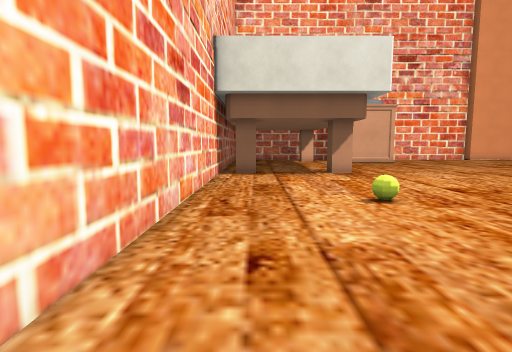
view 1 (above)

19 first-person views from a walk through a 3-D level made in the Godot game engine. The camera is 1.3 m above the floor, tilts 6° down and sees 80° across. The floor is counted in squares, 1 m on a side. Each view is taken from the middle of a square. On the plan, view 1 faces up. The plan holds only what a view shows up to about 14 squares ahead; the rest is blank. Flat picture figures and markers are left out. Characters and animated objects are not drawn. Some surface patterns are stand-ins.

view 2
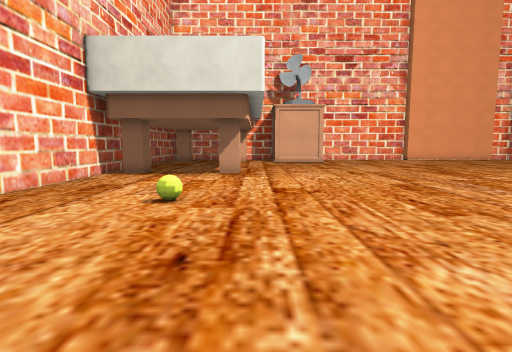

view 3
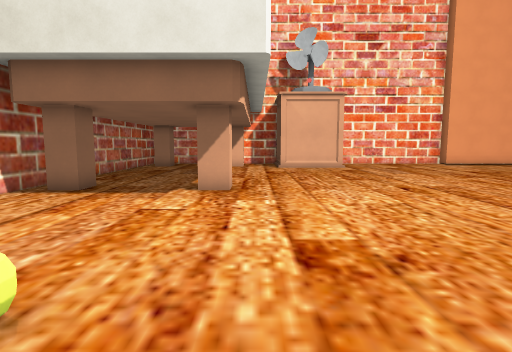

view 4
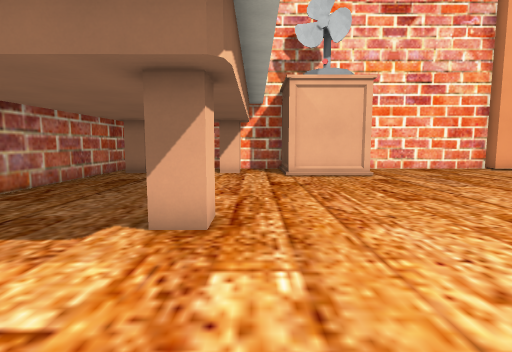

view 5
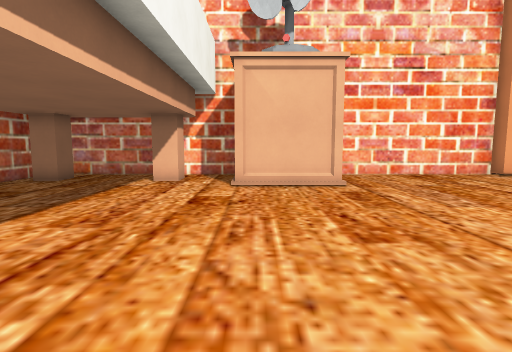

view 6
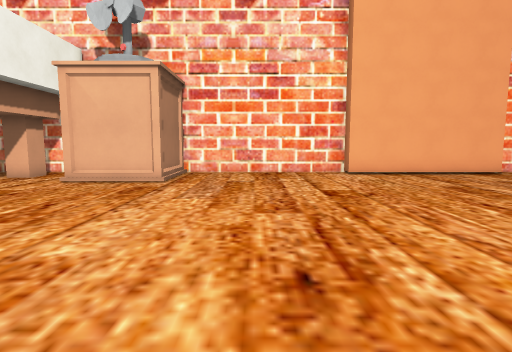

view 7
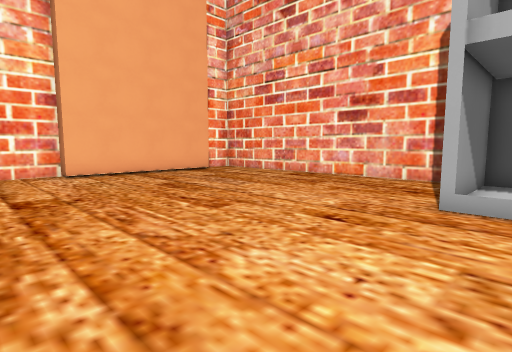

view 8
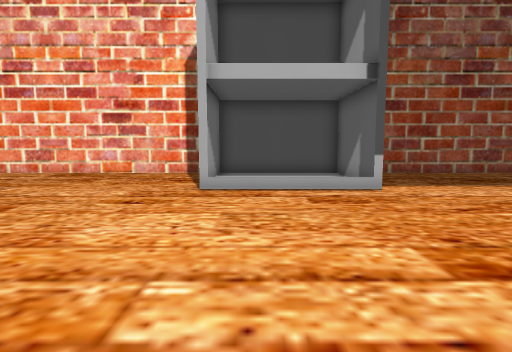

view 9
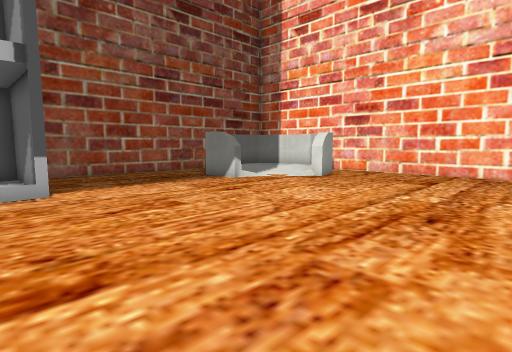

view 10
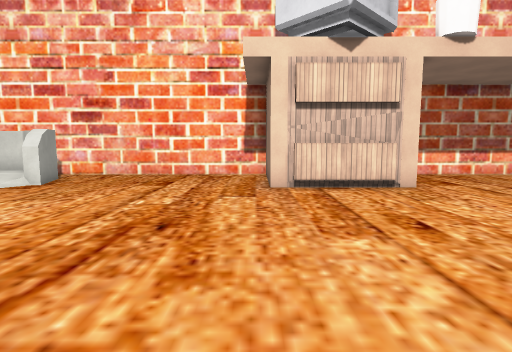

view 11
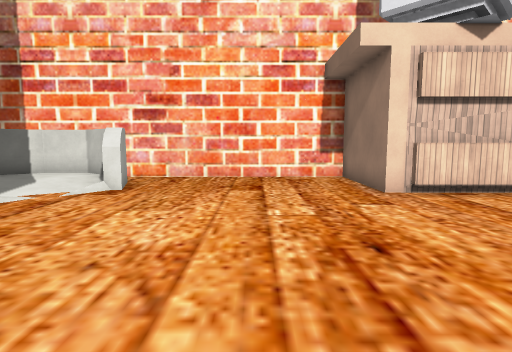

view 12
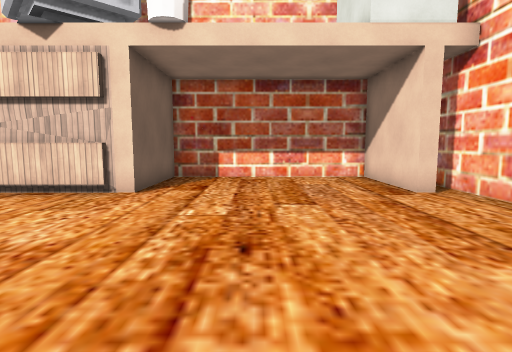

view 13
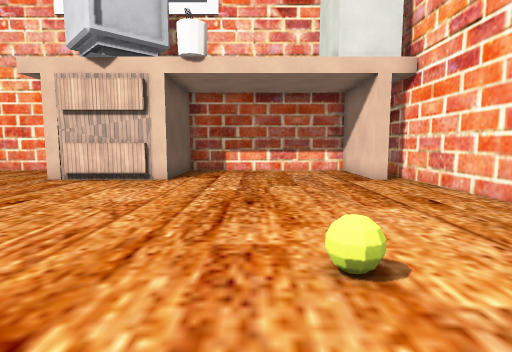

view 14
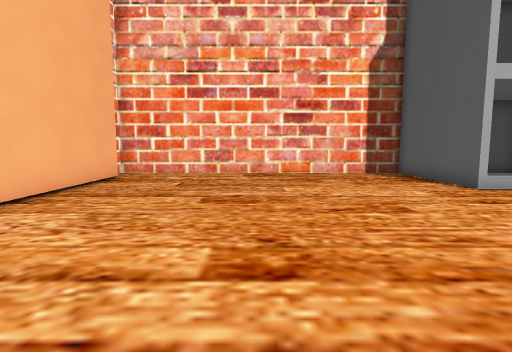

view 15
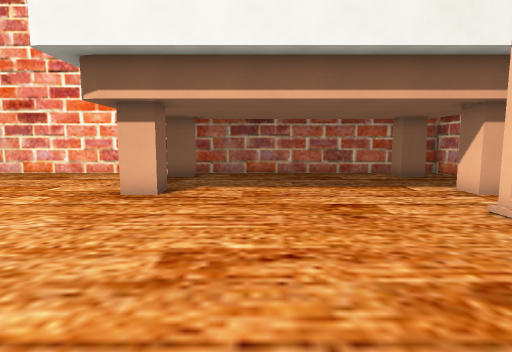

view 16
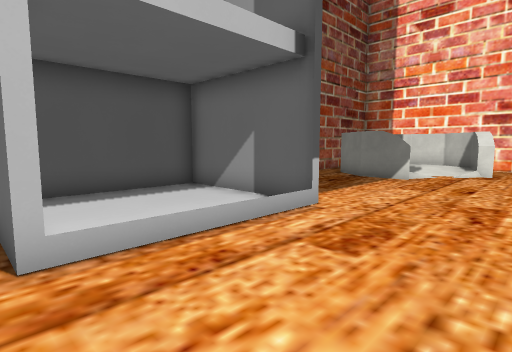

view 17
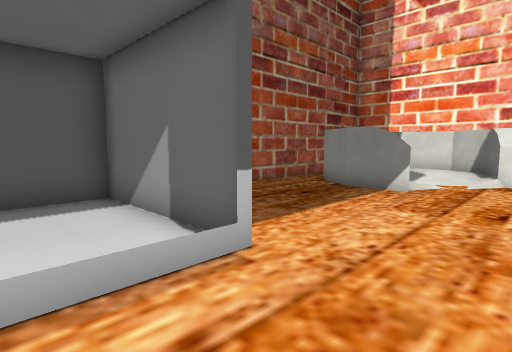

view 18
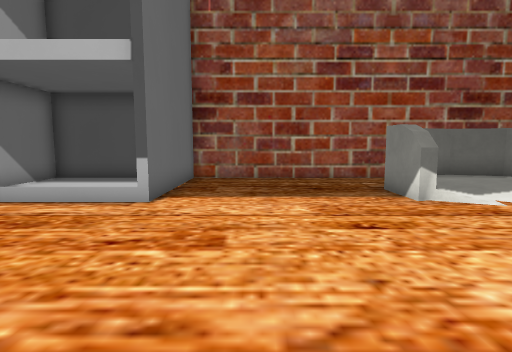

view 19
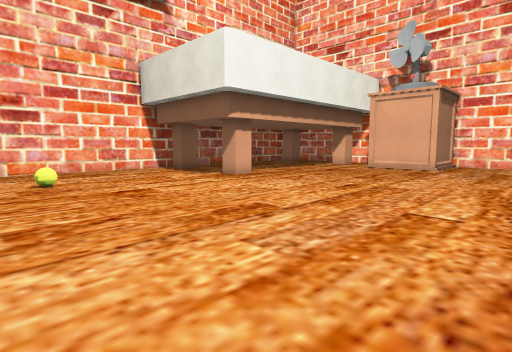

### Floor plan
Points are (right, up) in squares from view 1. A wall is a line through its corners. A room is listed if a view was taken in it or the views show most of it. See-through windows are left out.
Room 1 (views 1, 2, 3, 4, 5, 6, 7, 8, 9, 10, 11, 12, 13, 14, 15, 16, 17, 18, 19)
walls: (20.6, 12.6) (25.6, 12.6) (21.9, 12.6); (20.7, 7.4) (25.6, 7.4) (20.6, 7.4); (3.2, 14.5) (4.3, 14.5) (4.3, 13.5) (3.4, 13.5) (3.4, 14); (11.6, -1.4) (11.6, -5.1) (20.5, -5.1); (21, 0.8) (20.9, 1.3) (22.7, 1.3) (24.3, 0.2); (-0.9, 14.5) (0, 14.5) (0, 13.5) (-0.9, 13.5); (19.4, -3.3) (18.8, -1.6) (19.3, -1.6) (19.8, -3); (4.3, 23.8) (4.3, 22.7) (3.2, 22.7); (17.1, 25) (9.6, 25) (9.6, 21.7) (6.2, 21.7); (6.1, 25) (-1.6, 25) (-1.6, -3.1); (-0.9, -1) (-0.3, -1) (-0.3, -5.1) (7.2, -5.1) (7.2, -1) (7.6, -1); (25.6, -2.1) (25.6, 25) (24.2, 25); (0, 23.8) (0, 22.7) (-1, 22.7); (23.9, 24.4) (17.1, 24.4)
ways out: opening at (20, -1) to room 2; gap at (-1, 14); gap at (-1, 23)
objects: other object (3, 7); cabinet (8, -1) to (11, -1); cabinet (11, -3)
Room 2 (no view inside)
walls: (19.8, -3) (21, -3.9) (22.6, -3.9) (23.8, -3) (24.3, -1.5) (23.9, -0.4)
ways out: opening at (20, -1) to room 1

Positions as (right, up) in squares from view 1, and headings:
1: (0, 0), facing up
2: (5, 0), facing up
3: (5, 5), facing up
4: (5, 9), facing up
5: (7, 12), facing up
6: (13, 11), facing up
7: (14, 11), facing up-right
8: (12, 11), facing right
9: (12, 9), facing down-right
10: (12, 8), facing down
11: (15, 7), facing down
12: (4, 7), facing down
13: (4, 10), facing down
14: (12, 19), facing right
15: (12, 17), facing left
16: (17, 13), facing down-right
17: (18, 10), facing down-right
18: (14, 5), facing right
19: (14, 5), facing up-left
